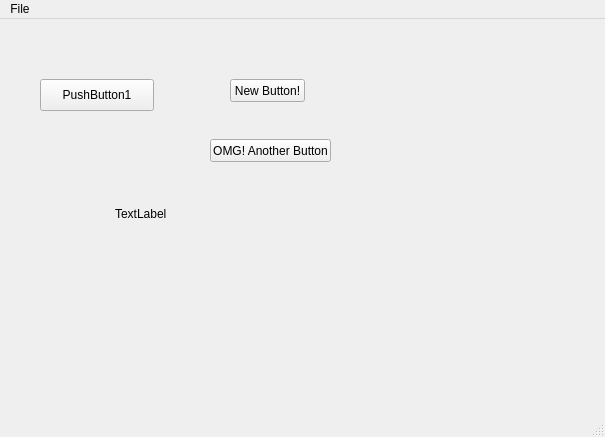
<?xml version="1.0" encoding="UTF-8"?>
<ui version="4.0">
 <class>MainWindow</class>
 <widget class="QMainWindow" name="MainWindow">
  <property name="geometry">
   <rect>
    <x>0</x>
    <y>0</y>
    <width>605</width>
    <height>437</height>
   </rect>
  </property>
  <property name="windowTitle">
   <string>MainWindow</string>
  </property>
  <widget class="QWidget" name="centralWidget">
   <widget class="QPushButton" name="pushButton">
    <property name="geometry">
     <rect>
      <x>40</x>
      <y>60</y>
      <width>114</width>
      <height>32</height>
     </rect>
    </property>
    <property name="text">
     <string>PushButton1</string>
    </property>
   </widget>
   <widget class="QPushButton" name="NewButton">
    <property name="geometry">
     <rect>
      <x>230</x>
      <y>60</y>
      <width>75</width>
      <height>23</height>
     </rect>
    </property>
    <property name="text">
     <string>New Button!</string>
    </property>
   </widget>
   <widget class="QPushButton" name="omgButton">
    <property name="geometry">
     <rect>
      <x>210</x>
      <y>120</y>
      <width>121</width>
      <height>23</height>
     </rect>
    </property>
    <property name="text">
     <string>OMG! Another Button</string>
    </property>
   </widget>
   <widget class="QLabel" name="label">
    <property name="geometry">
     <rect>
      <x>115</x>
      <y>169</y>
      <width>361</width>
      <height>51</height>
     </rect>
    </property>
    <property name="text">
     <string>TextLabel</string>
    </property>
   </widget>
  </widget>
  <widget class="QStatusBar" name="statusBar"/>
  <widget class="QMenuBar" name="menuBar">
   <property name="geometry">
    <rect>
     <x>0</x>
     <y>0</y>
     <width>605</width>
     <height>21</height>
    </rect>
   </property>
   <widget class="QMenu" name="menuFile">
    <property name="title">
     <string>File</string>
    </property>
    <addaction name="actionQuit"/>
   </widget>
   <addaction name="menuFile"/>
  </widget>
  <action name="actionQuit">
   <property name="text">
    <string>Quit</string>
   </property>
  </action>
 </widget>
 <layoutdefault spacing="6" margin="11"/>
 <resources/>
 <connections>
  <connection>
   <sender>actionQuit</sender>
   <signal>triggered()</signal>
   <receiver>MainWindow</receiver>
   <slot>close()</slot>
   <hints>
    <hint type="sourcelabel">
     <x>-1</x>
     <y>-1</y>
    </hint>
    <hint type="destinationlabel">
     <x>302</x>
     <y>218</y>
    </hint>
   </hints>
  </connection>
 </connections>
 <slots>
  <slot>checkbox_on()</slot>
  <slot>checkbox_off()</slot>
  <slot>whatever()</slot>
 </slots>
</ui>
